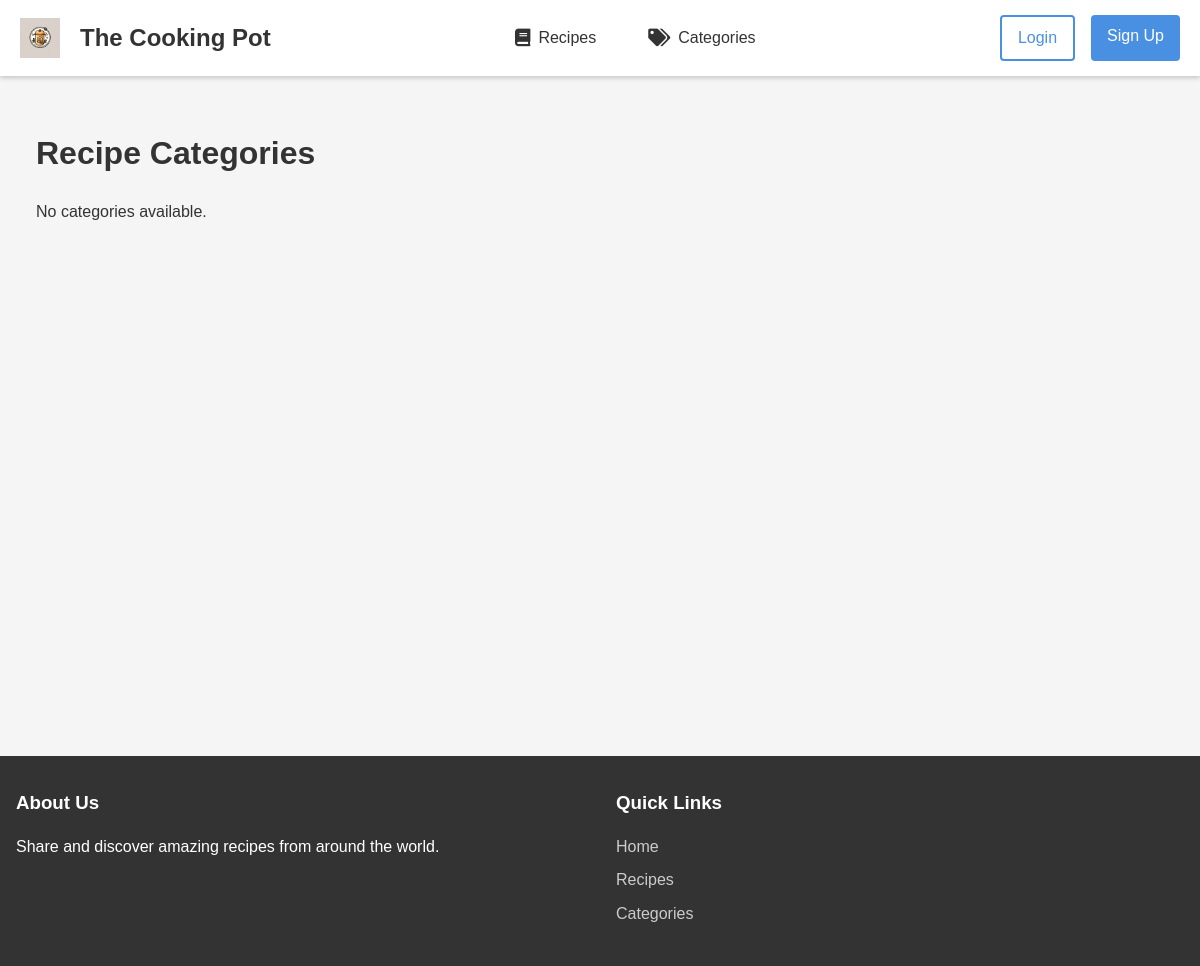
/categories/, run on an earlier commit of the app's database.
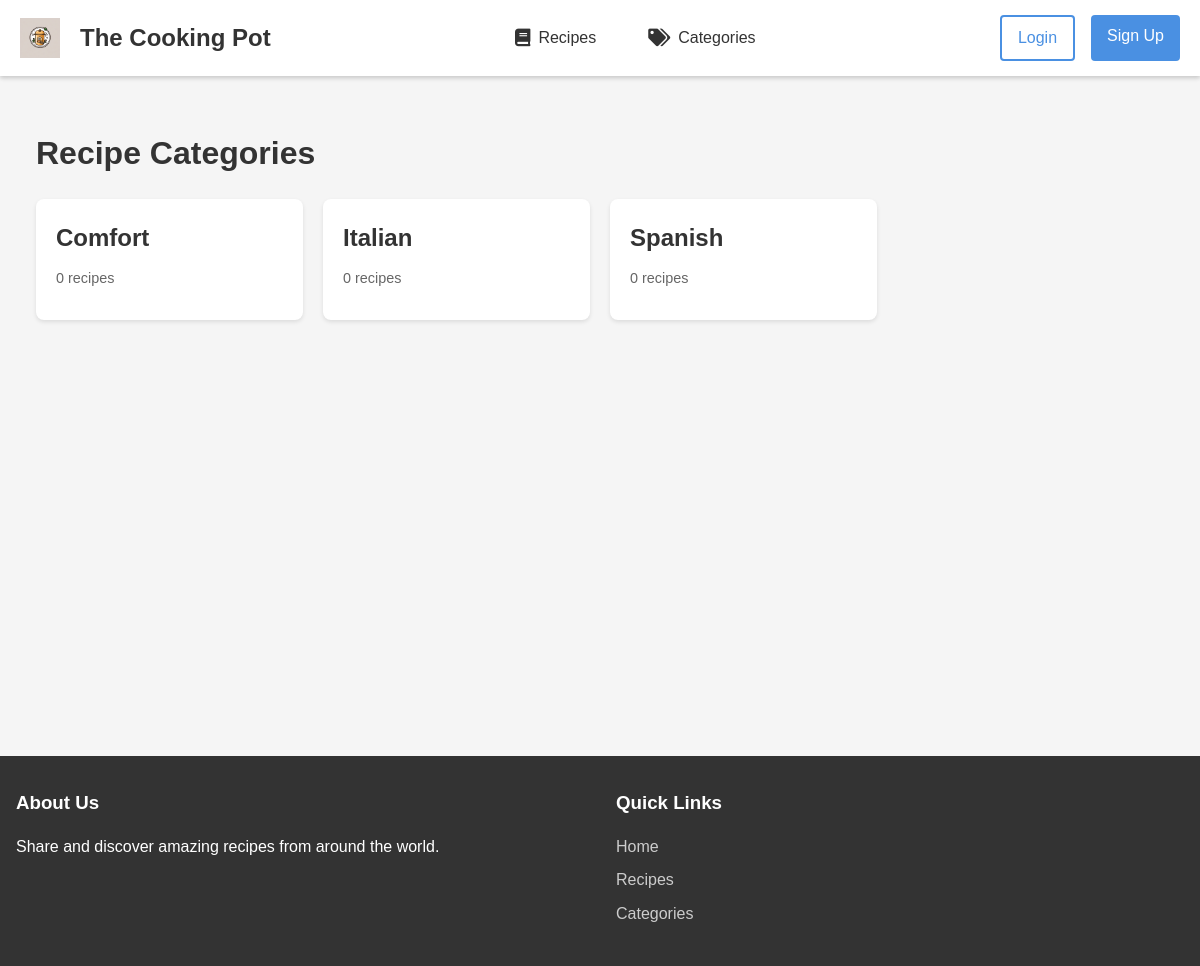
And on a later commit of the database.
### recipes/models.py (models this page shows, shortened)
class Category(models.Model):
    name = models.CharField(max_length=100, unique=True)
    slug = models.SlugField(max_length=100, unique=True)
    description = models.TextField(blank=True)
    created_at = models.DateTimeField(auto_now_add=True)
    class Meta:
        verbose_name_plural = "Categories"
        ordering = ['name']

### recipes/views.py (the view)
# urls.py: path('categories/', views.category_list, name='category_list'),
def category_list(request):
    categories = Category.objects.annotate(
        recipe_count=Count('recipes')
    ).order_by('name')
    return render(request, 'recipes/category_list.html', {'categories': categories})

### templates/recipes/category_list.html (shortened to what this page needs)
{% extends 'recipes/base.html' %}
{% load static %}
{% block extra_css %}
<link rel="stylesheet" type="text/css" href="{% static 'css/categories.css' %}">
{% endblock %}
{% block content %}
<div class="categories-container">
    <h1>Recipe Categories</h1>
    <div class="category-grid">
        {% for category in categories %}
            <div class="category-card">
                <a href="{% url 'recipes:category_detail' category.pk %}">
                    <h2>{{ category.name }}</h2>
                    <p class="recipe-count">{{ category.recipes.count }} recipes</p>
                </a>
            </div>
        {% empty %}
            <p>No categories available.</p>
        {% endfor %}
    </div>
</div>
{% endblock %}

What changed in the data, as far as the page shows it:
added Category: name "Comfort", recipes.count "0"
added Category: name "Italian", recipes.count "0"
added Category: name "Spanish", recipes.count "0"
Also different on the page:
text no longer shown: "No categories available."
